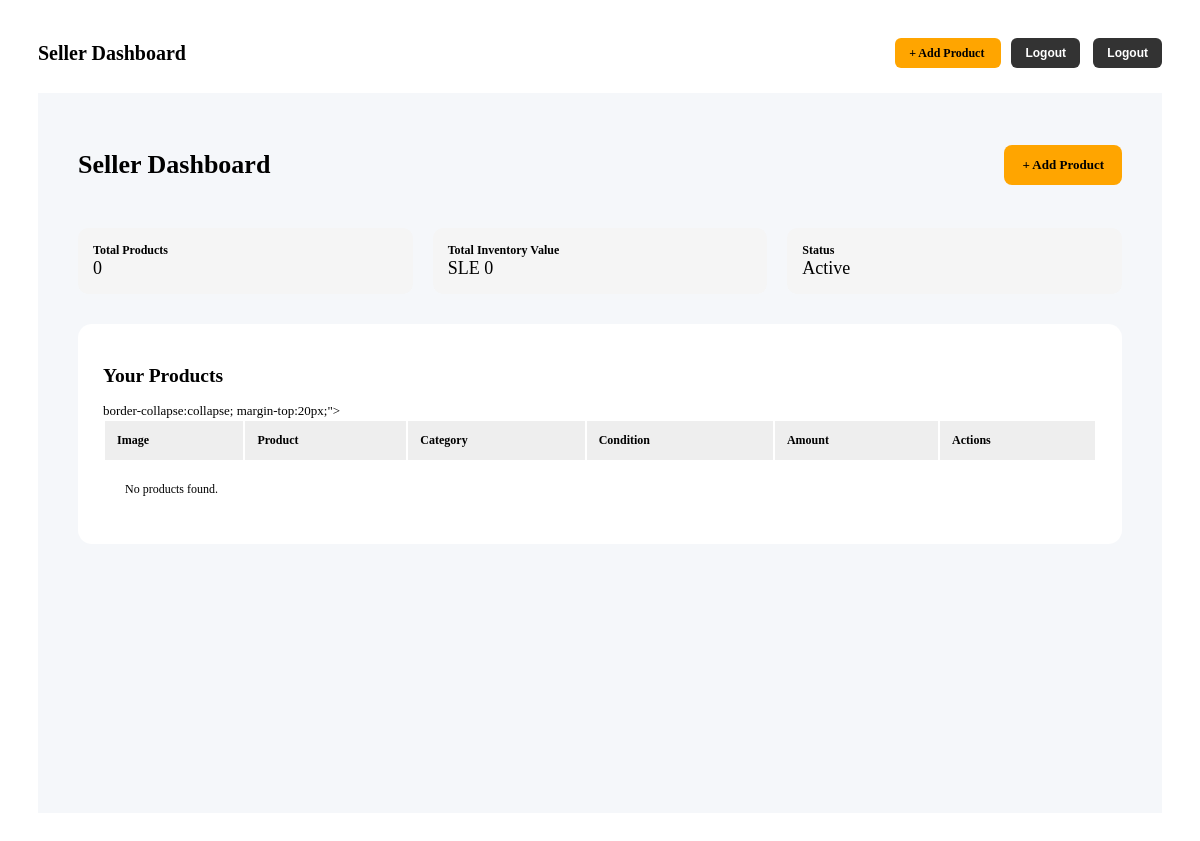
The page /dashboard/ (signed in) on the database as committed earlier.
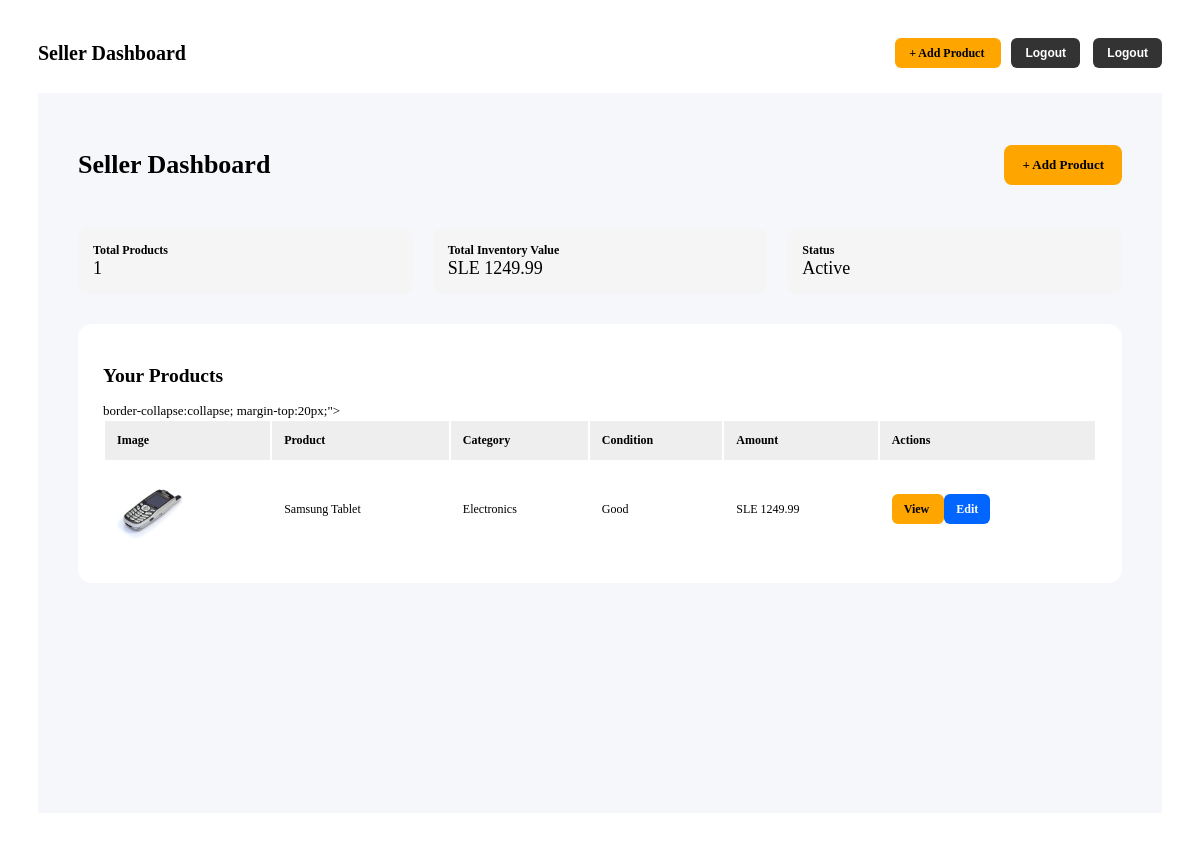
The same page on the database as committed later.
### website/models.py (models this page shows, shortened)
class Product(models.Model):
    CONDITION_CHOICES = [
        ("Excellent", "Excellent"),
        ("Good", "Good"),
        ("Fair/Damaged", "Fair/Damaged"),
    ]
    seller = models.ForeignKey(User, on_delete=models.SET_NULL, null=True, blank=True)
    name = models.CharField(max_length=200)
    category = models.CharField(max_length=100, blank=True, null=True)
    amount = models.DecimalField(max_digits=10, decimal_places=2, default=0)
    description = models.TextField(blank=True, null=True)
    condition = models.CharField(max_length=20, choices=CONDITION_CHOICES, default="Good")
    image = models.ImageField(upload_to="products/", blank=True, null=True)

### website/views.py (the view)
# urls.py: path("dashboard/", views.seller_dashboard, name="seller_dashboard"),
@login_required
def seller_dashboard(request):
    products = Product.objects.filter(seller=request.user)
    total_products = products.count()
    total_value = sum(product.amount for product in products)
    return render(request, "dashboard.html", {
        "products": products,
        "total_products": total_products,
        "total_value": total_value,
    })

### website/templates/dashboard.html (shortened to what the changed rows need)
<div style="padding:30px; font-size:13px;">
    <div style="display:flex; justify-content:space-between; align-items:center; margin-bottom:25px;">
        <h2 style="font-size:20px; margin:0;">Seller Dashboard</h2>
    </div>
{% block content %}
<div style="padding:40px; background:#f5f7fa; min-height:80vh;">
    <div style="display:flex; justify-content:space-between; align-items:center; margin-bottom:30px;">
        <h1>Seller Dashboard</h1>
    </div>
    <div style="display:flex; gap:20px; margin-bottom:30px; font-size:12px;">
    <div style="flex:1; background:#f5f5f5; padding:15px; border-radius:10px;">
        <strong>Total Products</strong><br>
        <span style="font-size:18px;">{{ total_products }}</span>
    </div>
    <div style="flex:1; background:#f5f5f5; padding:15px; border-radius:10px;">
        <strong>Total Inventory Value</strong><br>
        <span style="font-size:18px;">SLE {{ total_value }}</span>
    </div>
</div>
    <div style="background:white; padding:25px; border-radius:14px;">
        <h2>Your Products</h2>
   <table style="width:100%; font-size:12px;"> border-collapse:collapse; margin-top:20px;">
            <thead>
                <tr style="background:#eee;">
                    <th style="padding:12px; text-align:left;">Image</th>
                    <th style="padding:12px; text-align:left;">Product</th>
                    <th style="padding:12px; text-align:left;">Category</th>
                    <th style="padding:12px; text-align:left;">Condition</th>
                    <th style="padding:12px; text-align:left;">Amount</th>
                    <th style="padding:12px; text-align:left;">Actions</th>
                </tr>
            </thead>
            <tbody>
                {% for product in products %}
                <tr style="border-bottom:1px solid #ddd;">
                    <td style="padding:12px;">
                        {% if product.image %}
                            <img src="{{ product.image.url }}" width="70" height="70" style="object-fit:cover; border-radius:8px;">
                        {% elif product.image_url %}
                            <img src="{{ product.image_url }}" width="70" height="70" style="object-fit:cover; border-radius:8px;">
                        {% else %}
                            No Image
                        {% endif %}
                    </td>
                    <td style="padding:12px;">{{ product.name }}</td>
                    <td style="padding:12px;">{{ product.category }}</td>
                    <td style="padding:12px;">{{ product.condition }}</td>
                    <td style="padding:12px;">SLE {{ product.amount|floatformat:2 }}</td>
                    <td style="padding:12px;">
                        <a href="{% url 'product_detail' product.id %}"
                           style="background:orange; padding:8px 12px; border-radius:6px; text-decoration:none; color:black; font-weight:bold;">
                            View
                        </a>
                        <a href="{% url 'edit_product' product.id %}"
                           style="background:#0066ff; padding:8px 12px; border-radius:6px; text-decoration:none; color:white; font-weight:bold;">
                            Edit
                        </a>
                    </td>
                </tr>
                {% empty %}
                <tr>
                    <td colspan="6" style="padding:20px;">No products found.</td>
                </tr>
                {% endfor %}
            </tbody>
        </table>
    </div>
</div>
{% endblock %}

Rows that differ between the two databases and show on the page:
now on this page (row edited): Product: image (picture), name "Samsung Tablet", category "Electronics", condition "Good", amount "1249.99"
Other text that changed with them:
{{ total_products }}: "0" → "1"
{{ total_value }}: "0" → "1249.99"
text no longer shown: "No products found."
